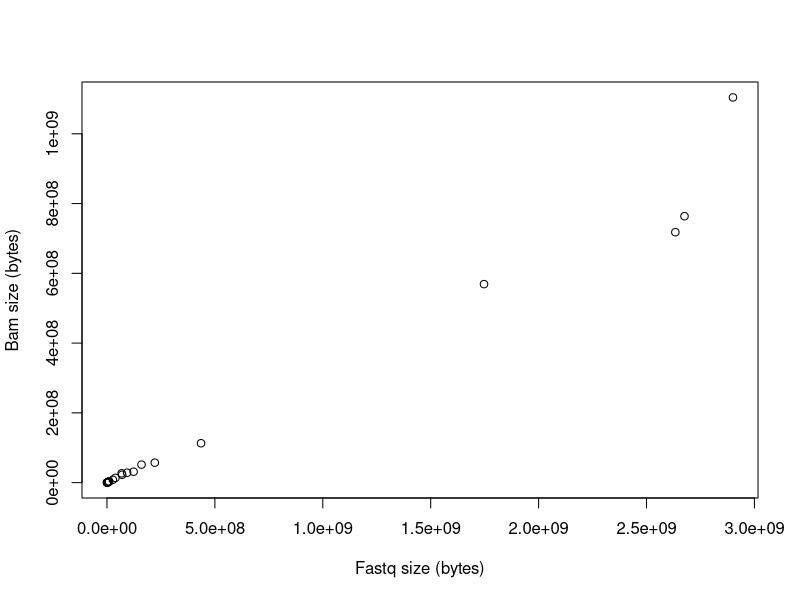

R code for this plot:
bamsize <- read.table('bamsize.txt', header=TRUE)
attach(bamsize)

png(filename='bamsize.png')
plot(FastqSize, BamSize, xlab="Fastq size (bytes)", ylab="Bam size (bytes)")
dev.off()

detach(bamsize)
